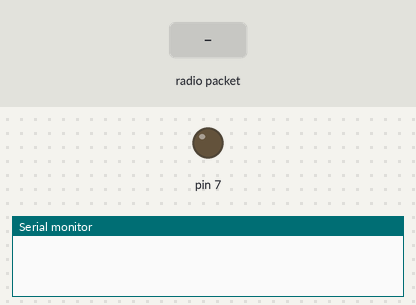
Bench run of a sketch on a simulated Arduino Uno, built with avr-gcc and run on an emulated ATmega328P. Shown: output pins drawn as LEDs (lit = HIGH), the last lines printed to the serial monitor. The inputs (shaded band) are chosen by the test bench. No radio packets arrive unless stated.

Above: at 1.2 s.
1.3 s: radio packet "1" arrives
At 2.0 s:
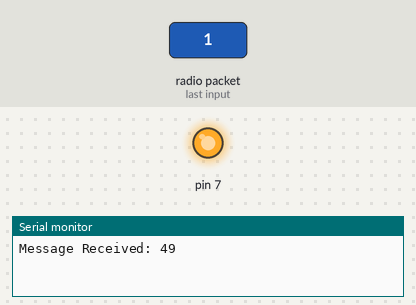
2.8 s: radio packet "0" arrives
At 3.2 s:
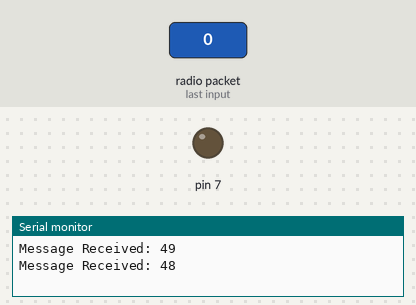
Timing chart, 0 to 5.8 s (numbered marks = the images above; inputs shaded):
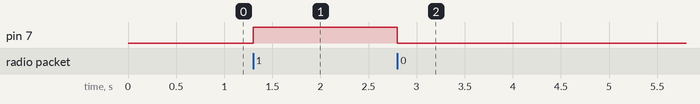

Measured:
- after the input at 1.3 s, pin 7: LOW → HIGH at once
- after the input at 2.8 s, pin 7: HIGH → LOW at once

The sketch:

receiver.ino
```cpp
//Tech Trends Shameer
//RF Transmitter and Receiver

//Below is the Receiver Program

// Include RadioHead Amplitude Shift Keying Library
#include <RH_ASK.h>
// Include dependant SPI Library
#include <SPI.h>

// Create Amplitude Shift Keying Object
RH_ASK rf_driver;

// PIN DIGITAL 11

void setup()
{
    // Initialize ASK Object
    rf_driver.init();
    // Setup Serial Monitor
    Serial.begin(9600);
    pinMode(7, OUTPUT);
}

void loop()
{
    // Set buffer to size of expected message
    uint8_t buf[24];
    uint8_t buflen = sizeof(buf);
    // Check if received packet is correct size
    if (rf_driver.recv(buf, &buflen))
    {

      // Message received with valid checksum

      Serial.print("Message Received: ");


      char* rec = (char*)buf;
      int cases = int(rec[0]);

      Serial.println(cases);
      switch(cases) {

        case 48:
           digitalWrite(7, LOW);
        break;

        case 49:
           digitalWrite(7, HIGH);
        break;

        default:
         Serial.println("Default case");
        break;

      }
    }
}
```
